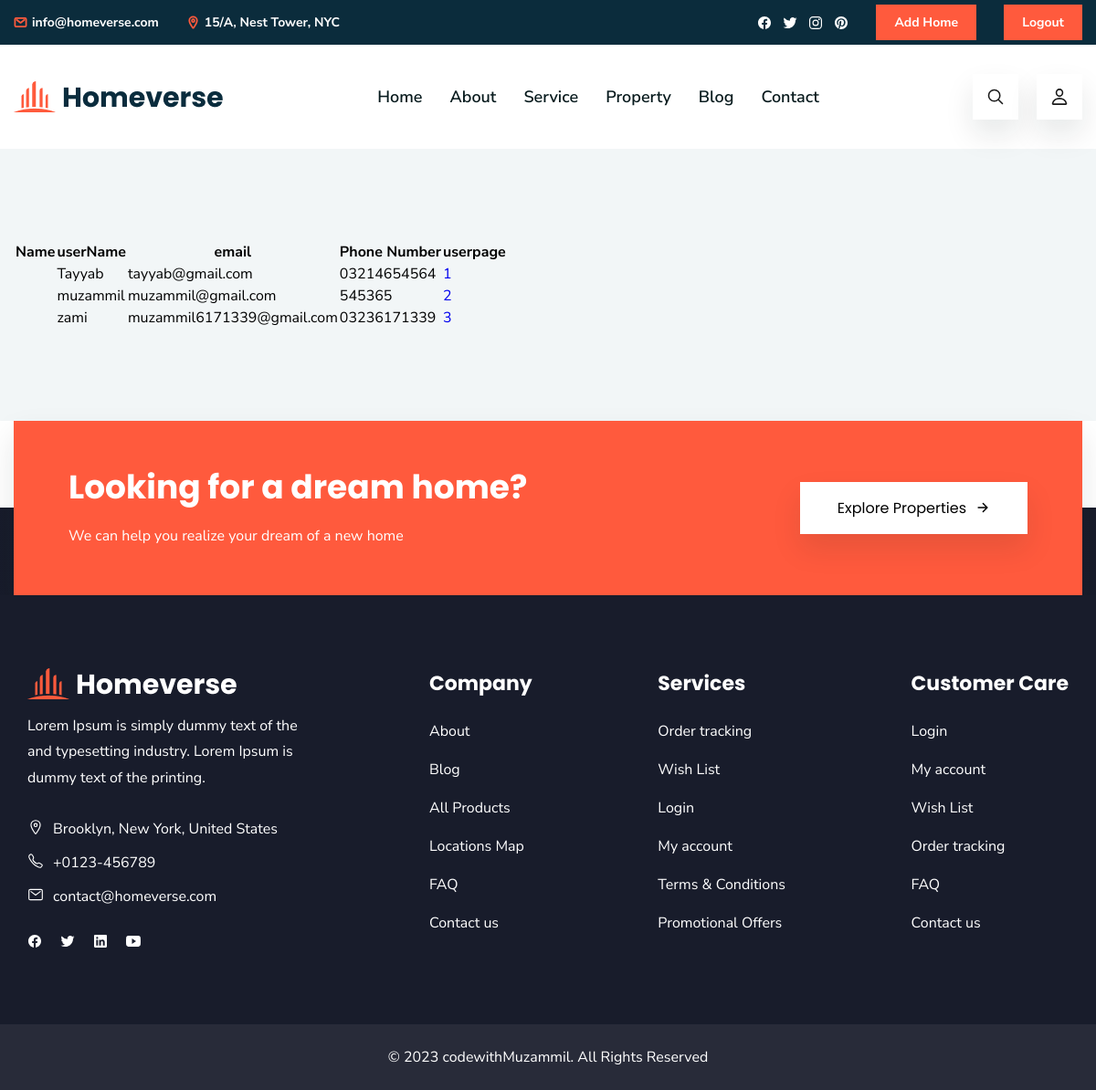
/ (signed in), run on the app's committed database.
### authen_app/models.py (models this page shows)
class CustomUser(AbstractUser):
    full_name = models.CharField(max_length=256, blank=False)
    phone_number = models.CharField(max_length=256, null=False)
    email = models.EmailField(null=False)

### myapp/views.py (the view, shortened to what this page needs)
# urls.py: path('', views.index,name='index'),
@csrf_exempt
def index(request):
    if request.user.is_superuser:
        user_id = request.user.id
        print('asd')
        all_obj = CustomUser.objects.all()
        context = {
            'all_obj': all_obj,
        }
        return render(request, 'auth.html',context)

### templates/auth.html (shortened to what this page needs)
<!DOCTYPE html>
{% load static %}
<html lang="en">
<head>
  {% block stylesheets %}
<link rel="stylesheet" href="{% static 'css/style.css' %}" />
{% endblock %}
</head>
<body>
  <header class="header" data-header>
    <div class="header-top">
      <div class="container">
        <ul class="header-top-list">
          <li>
            <a href="mailto:info@homeverse.com" class="header-top-link">
              <ion-icon name="mail-outline"></ion-icon>
              <span>info@homeverse.com</span>
            </a>
          </li>
          <li>
            <a href="#" class="header-top-link">
              <ion-icon name="location-outline"></ion-icon>
              <address>15/A, Nest Tower, NYC</address>
            </a>
          </li>
        </ul>
        <div class="wrapper">
          <ul class="header-top-social-list">
            <li>
              <a href="#" class="header-top-social-link">
                <ion-icon name="logo-facebook"></ion-icon>
              </a>
            </li>
            <li>
              <a href="#" class="header-top-social-link">
                <ion-icon name="logo-twitter"></ion-icon>
              </a>
            </li>
            <li>
              <a href="#" class="header-top-social-link">
                <ion-icon name="logo-instagram"></ion-icon>
              </a>
            </li>
            <li>
              <a href="#" class="header-top-social-link">
                <ion-icon name="logo-pinterest"></ion-icon>
              </a>
            </li>
          </ul>
          {% if request.user.is_authenticated %}
          <a href="{% url 'house_info' %}"><button class="header-top-btn">Add Home</button></a>
          <a href="{% url 'logout' %}"><button class="header-top-btn">Logout</button></a>
          {% else %}
          <a href="{% url 'login' %}"><button class="header-top-btn">Login</button></a>
          {% endif %}
        </div>
      </div>
    </div>
    <div class="header-bottom">
      <div class="container">
        <a href="#" class="logo">
          <img src="{% static 'assets/images/logo.png' %}" alt="Homeverse logo">
        </a>
        <nav class="navbar" data-navbar>
          <div class="navbar-bottom">
            <ul class="navbar-list">
              <li>
                <a href="#home" class="navbar-link" data-nav-link>Home</a>
              </li>
              <li>
                <a href="#about" class="navbar-link" data-nav-link>About</a>
              </li>
              <li>
                <a href="#service" class="navbar-link" data-nav-link>Service</a>
              </li>
              <li>
                <a href="#property" class="navbar-link" data-nav-link>Property</a>
              </li>
              <li>
                <a href="#blog" class="navbar-link" data-nav-link>Blog</a>
              </li>
              <li>
                <a href="#contact" class="navbar-link" data-nav-link>Contact</a>
              </li>
            </ul>
          </div>
        </nav>
        <div class="header-bottom-actions">
          <button class="header-bottom-actions-btn" aria-label="Search">
            <ion-icon name="search-outline"></ion-icon>
          </button>
           {% if request.user.is_authenticated %}
          <a href="{% url 'get_user_data' %}"> <button class="header-bottom-actions-btn" aria-label="Profile">
            <ion-icon name="person-outline"></ion-icon></a>
          {% endif %}
        </div>
      </div>
    </div>
  </header>
  <main>
    <article>
      <section class="hero" id="home">
        <div class="container">
          <div class="hero-content">
     <table class="table table-bordered">
  <thead>
    <tr>
      <th >Name</th>
      <th >userName</th>
      <th >email</th>
      <th >Phone Number</th>
      <th >userpage</th>
    </tr>
  </thead>
  <tbody>
   {% for data in  all_obj%}
    <tr>
      <th scope="row">{{data.name}}</th>
      <td>{{data.username}}</td>
      <td>{{data.email}}</td>
      <td>{{data.phone_number}}</td>
      <td> <a href="{% url 'get_user_data' %}">{{data.id}}</a></td>
    </tr>
    {% endfor %}
        </tbody>
        </table>
          </div>
        </div>
      </section>
      <section class="cta">
        <div class="container">
          <div class="cta-card">
            <div class="card-content">
              <h2 class="h2 card-title">Looking for a dream home?</h2>
              <p class="card-text">We can help you realize your dream of a new home</p>
            </div>
            <button class="btn cta-btn">
              <span>Explore Properties</span>
              <ion-icon name="arrow-forward-outline"></ion-icon>
            </button>
          </div>
        </div>
      </section>
    </article>
  </main>
  <footer class="footer">
    <div class="footer-top">
      <div class="container">
        <div class="footer-brand">
          <a href="#" class="logo">
            <img src="./assets/images/logo-light.png" alt="Homeverse logo">
          </a>
          <p class="section-text">
            Lorem Ipsum is simply dummy text of the and typesetting industry. Lorem Ipsum is dummy text of the printing.
          </p>
          <ul class="contact-list">
            <li>
              <a href="#" class="contact-link">
                <ion-icon name="location-outline"></ion-icon>
                <address>Brooklyn, New York, United States</address>
              </a>
            </li>
            <li>
              <a href="tel:+0123456789" class="contact-link">
                <ion-icon name="call-outline"></ion-icon>
                <span>+0123-456789</span>
              </a>
            </li>
            <li>
              <a href="mailto:contact@homeverse.com" class="contact-link">
                <ion-icon name="mail-outline"></ion-icon>
                <span>contact@homeverse.com</span>
              </a>
            </li>
          </ul>
          <ul class="social-list">
            <li>
              <a href="#" class="social-link">
                <ion-icon name="logo-facebook"></ion-icon>
              </a>
            </li>
            <li>
              <a href="#" class="social-link">
                <ion-icon name="logo-twitter"></ion-icon>
              </a>
            </li>
            <li>
              <a href="#" class="social-link">
                <ion-icon name="logo-linkedin"></ion-icon>
              </a>
            </li>
            <li>
              <a href="#" class="social-link">
                <ion-icon name="logo-youtube"></ion-icon>
              </a>
            </li>
          </ul>
        </div>
        <div class="footer-link-box">
          <ul class="footer-list">
            <li>
              <p class="footer-list-title">Company</p>
            </li>
            <li>
              <a href="#" class="footer-link">About</a>
            </li>
            <li>
              <a href="#" class="footer-link">Blog</a>
            </li>
            <li>
              <a href="#" class="footer-link">All Products</a>
            </li>
            <li>
              <a href="#" class="footer-link">Locations Map</a>
            </li>
            <li>
              <a href="#" class="footer-link">FAQ</a>
            </li>
            <li>
              <a href="#" class="footer-link">Contact us</a>
            </li>
          </ul>
          <ul class="footer-list">
            <li>
              <p class="footer-list-title">Services</p>
            </li>
            <li>
              <a href="#" class="footer-link">Order tracking</a>
            </li>
            <li>
              <a href="#" class="footer-link">Wish List</a>
            </li>
            <li>
              <a href="#" class="footer-link">Login</a>
            </li>
            <li>
              <a href="#" class="footer-link">My account</a>
            </li>
            <li>
              <a href="#" class="footer-link">Terms & Conditions</a>
            </li>
            <li>
              <a href="#" class="footer-link">Promotional Offers</a>
            </li>
          </ul>
          <ul class="footer-list">
            <li>
              <p class="footer-list-title">Customer Care</p>
            </li>
            <li>
              <a href="#" class="footer-link">Login</a>
            </li>
            <li>
              <a href="#" class="footer-link">My account</a>
            </li>
            <li>
              <a href="#" class="footer-link">Wish List</a>
            </li>
            <li>
              <a href="#" class="footer-link">Order tracking</a>
            </li>
            <li>
              <a href="#" class="footer-link">FAQ</a>
            </li>
            <li>
              <a href="#" class="footer-link">Contact us</a>
            </li>
          </ul>
        </div>
      </div>
    </div>
    <div class="footer-bottom">
      <div class="container">
        <p class="copyright">
          &copy; 2023 <a href="#">codewithMuzammil</a>. All Rights Reserved
        </p>
      </div>
    </div>
  </footer>
</body>
</html>

### data on the page
CustomUser: username "Tayyab", email "tayyab@gmail.com", phone_number "03214654564", id "1"
CustomUser: username "muzammil", email "muzammil@gmail.com", phone_number "545365", id "2"
CustomUser: username "zami", email "muzammil6171339@gmail.com", phone_number "03236171339", id "3"
